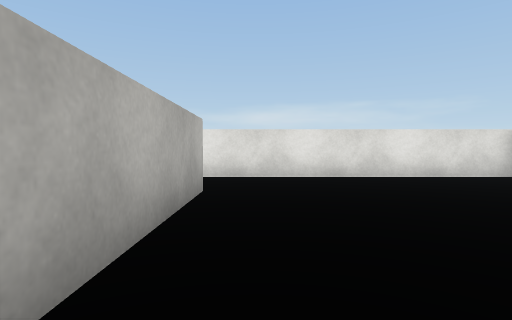
view 1 (above)

21 first-person views from a walk through a 3-D level made in the Unity game engine. The camera is 0.58 m above the floor, tilts 2° down and sees 80° across. The floor is counted in squares, 1 m on a side. Each view is taken from the middle of a square. On the plan, view 1 faces up. The plan holds only what a view shows up to about 9 squares ahead; the rest is blank. The place goes on beyond the plan. The player character is not drawn. Some surface patterns are stand-ins.

view 2
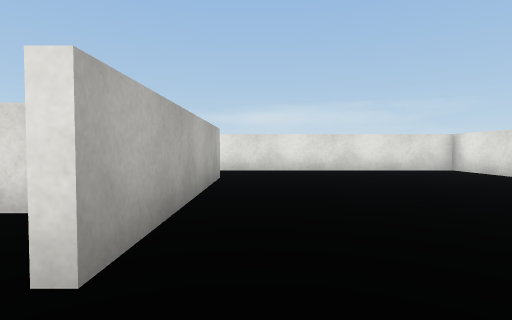

view 3
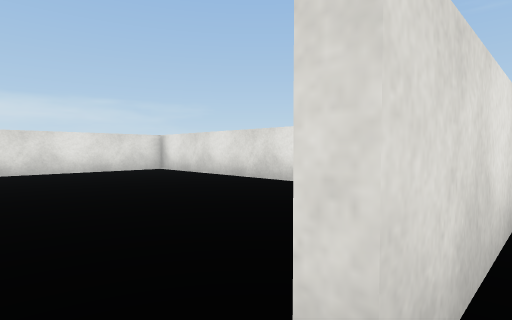

view 4
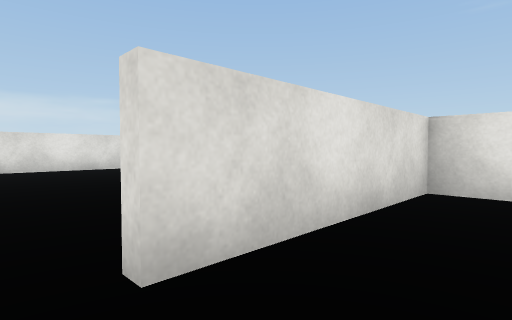

view 5
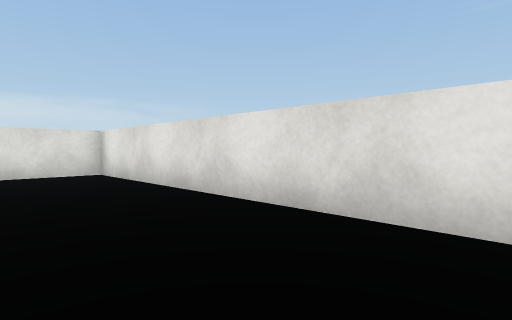

view 6
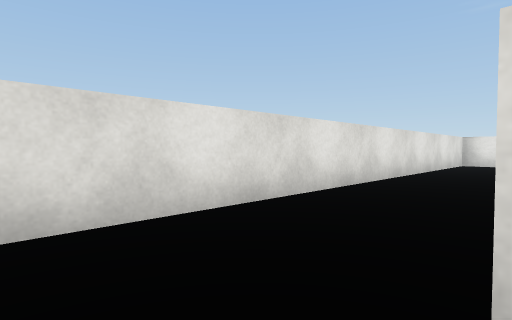

view 7
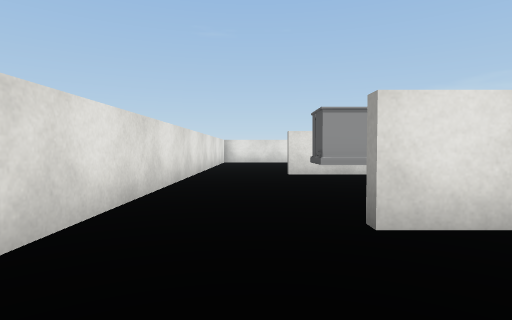

view 8
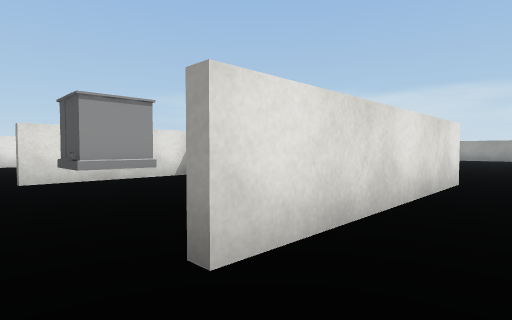

view 9
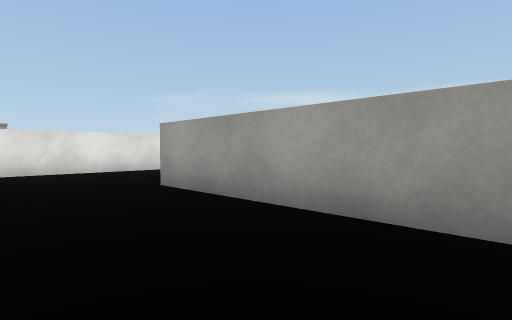

view 10
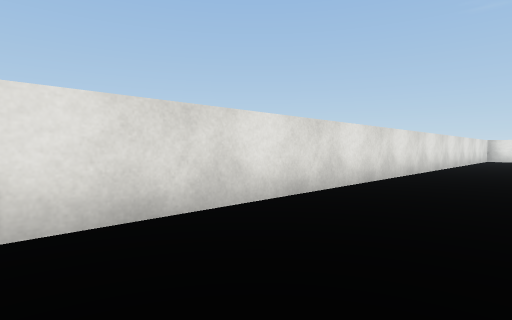

view 11
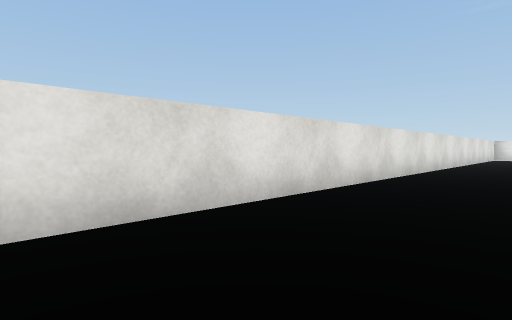

view 12
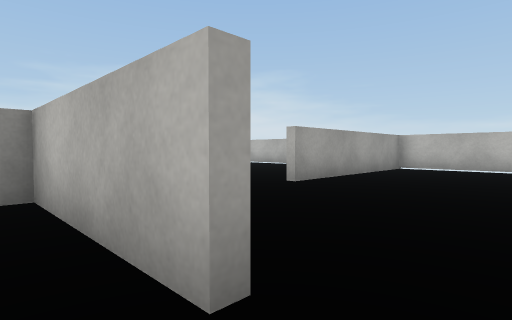

view 13
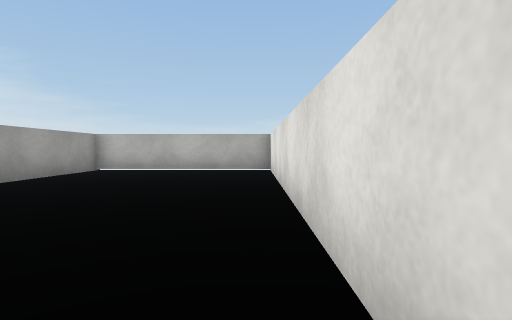

view 14
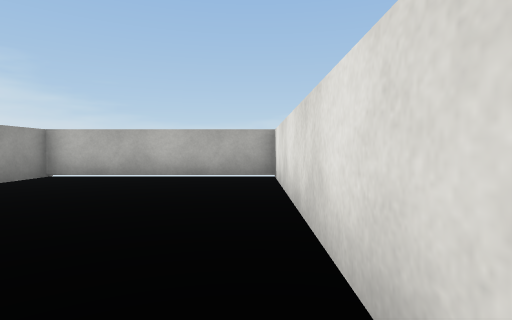

view 15
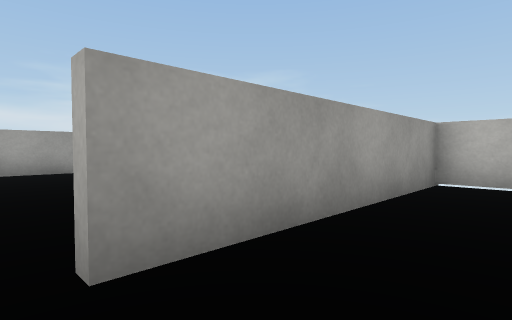

view 16
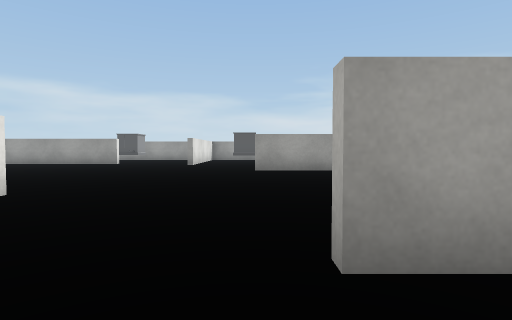

view 17
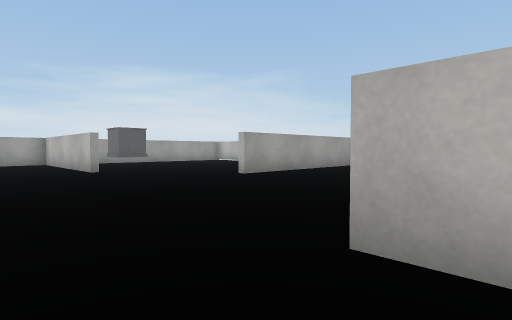

view 18
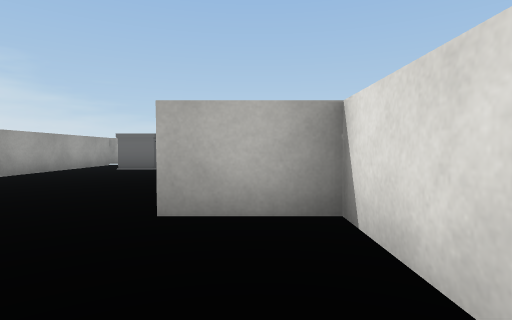

view 19
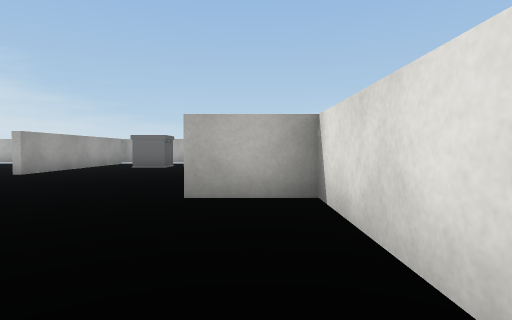

view 20
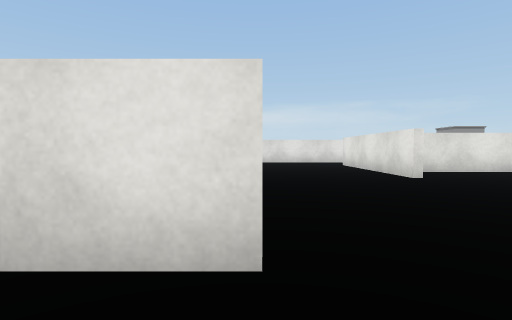

view 21
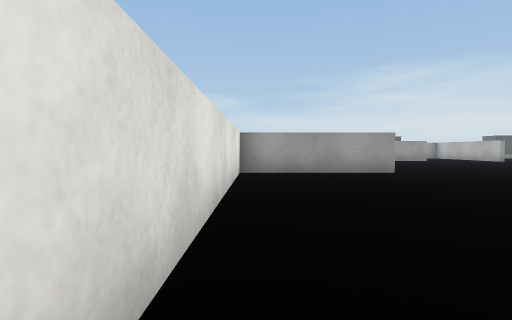

### Floor plan
Ten units are one square. View 1 is at (0, 0); x grows to the right and y downward. Boxes are objects, and circles mark ways between rooms. Rooms are numbered by the first view taken in them; rooms with no view inside come last. Other rooms are left out.
<svg viewBox="-149 -69 208 176">
<path fill="none" stroke="#000" d="M-7 -42 -7 8M15 16 54 16 54 -64 -15 -64M-65 82 -65 102M-89 56 -102 56M-58 9 -58 -42M-56 -10 -56 9M-20 -8 -58 -8M-120 54 -89 54M54 26 54 18 15 18M-55 -64 -144 -64 -144 -16 -94 -16M-56 -42 -56 -10M-15 -64 -55 -64M-58 -10 -52 -10M-9 -11 -9 -42"/>
<rect x="-125" y="25" width="10" height="20" fill="#bbb"><title>other object</title></rect>
<rect x="-25" y="-45" width="10" height="20" fill="#bbb"><title>other object</title></rect>
<circle cx="0" cy="10" r="3" fill="#2a7"/>
<circle cx="-10" cy="-55" r="3" fill="#2a7"/>
<circle cx="-60" cy="-55" r="3" fill="#2a7"/>
<text x="20" y="-30">1</text>
<text x="-50" y="50">2</text>
<text x="-40" y="-40">3</text>
</svg>
Room 1 opens to room 2. Room 1 opens to room 3. Room 2 opens to room 3.

Where each view was taken, in squares from view 1:
view 1: 0 up, 0 right, facing up
view 2: 2 down, 0 right, facing up
view 3: 2 down, 1 right, facing up-right
view 4: 3 down, 1 right, facing up-right
view 5: 1 down, 3 right, facing up-right
view 6: 4 up, 7 left, facing up-right
view 7: 5 up, 8 left, facing right
view 8: 5 up, 7 left, facing down-right
view 9: 4 up, 14 left, facing down-right
view 10: 4 up, 12 left, facing up-right
view 11: 4 up, 14 left, facing up-right
view 12: 5 up, 5 left, facing down-left
view 13: 6 up, 6 left, facing left
view 14: 6 up, 8 left, facing left
view 15: 3 up, 9 left, facing down-left
view 16: 3 up, 9 left, facing down
view 17: 0 up, 4 left, facing down-left
view 18: 0 up, 3 left, facing left
view 19: 0 up, 2 left, facing left
view 20: 7 down, 9 left, facing up
view 21: 6 up, 5 right, facing down
